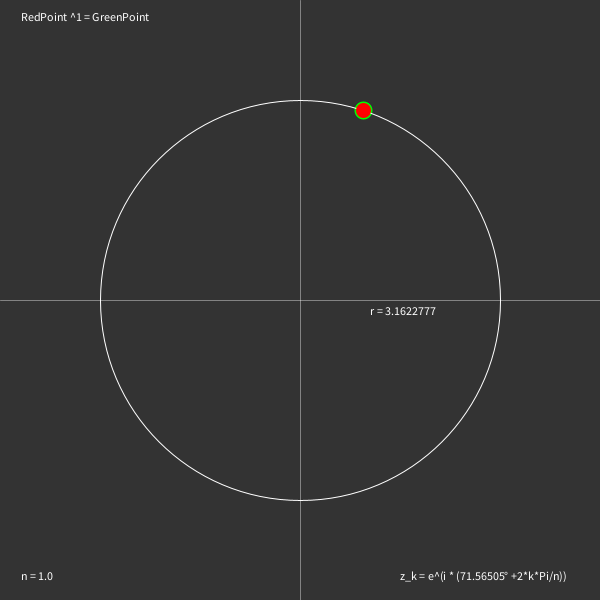
Frame 1 (no input)
Frame 60 (the mouse pressed at the canvas centre just before this capture): identical to frame 1, image omitted
Frame 120 (the mouse held since frame 60 and released just before this capture): identical to frame 1, image omitted

The Processing sketch that drew this single still picture (run headless with seeded random() and noise(); from frame 60 on, the mouse is pressed at the canvas centre):

// Processing sketch: Roots_of_Unity
// ── Roots_of_Unity.pde
float a= 1;
float b=3;
float n=1;

void setup() {
  size(600, 600);
}

void draw() {
  background(51);
  translate(width/2, height/2);

  float r= map(1, -1.5, 1.5, -width/2, width/2);

  strokeWeight(18);
  stroke(0, 255, 0);
  point(r*cos(atan(b/a)), r* -sin(atan(b/a)));


  noFill();
  stroke(255);
  strokeWeight(1);
  ellipse(0, 0, 2*r, 2*r);

  text("r = " +(sqrt(a*a+b*b)), 70, 15);
  text("z_k = e^(i * ("+(degrees(atan(b/a)))/n +("° +2*k*Pi/n))"), width/2-200, height/2-20);
  text("n = " +n, -width/2+20, height/2-20);
  text("RedPoint ^" +int(n) + " = GreenPoint", -width/2+20, -height/2+20);


  stroke(255, 100);
  line(-width/2, 0, width/2, 0);
  line(0, -height/2, 0, height/2);




  beginShape();
  for (int i=0; i <= n-1; i++) {


    float x = cos(atan(b/a)/n+i*2*PI/n);
    float y = sin(atan(b/a)/n+i*2*PI/n);


    x=map(x, -1.5, 1.5, -width/2, width/2);
    y=map(y, 1.5, -1.5, -height/2, height/2);


    vertex(x, y);

    strokeWeight(15);
    stroke(255, 0, 0);
    point(x, y);


    strokeWeight(2);
    stroke(160, 120, 30);
  }
  endShape(CLOSE);
}

void mouseWheel(MouseEvent event) {
  float e = event.getCount();
  n-=e;

  n=constrain(n, 1, 10000);
}
